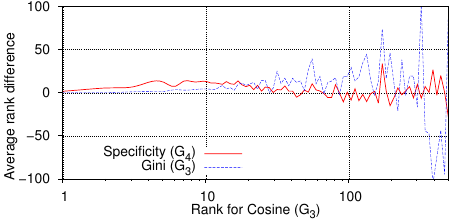

Reproduce this figure in gnuplot.
load '../common.gp'

set key bottom left

set xlabel "Rank for Cosine (G_3)" offset 0,0.5
set ylabel "Average rank difference" offset 1,-1

set logscale x
set xrange [1:500]
set yrange [-100:100]
set output "rank-correlation.ps"
plot 'COSINE-SPECIFICITY.correlation' using ($1+1):($2-$1) smooth csplines with lines title 'Specificity (G_4)' ls 1 lw 2 lc rgb "red" ,\
	'COSINE-GINI.correlation' using ($1+1):($2-$1) smooth csplines with lines title 'Gini (G_3)' ls 2 lw 1 lc rgb "blue"
#	x title 'Cosine (G_4)' ls 1 lc rgb "black"
